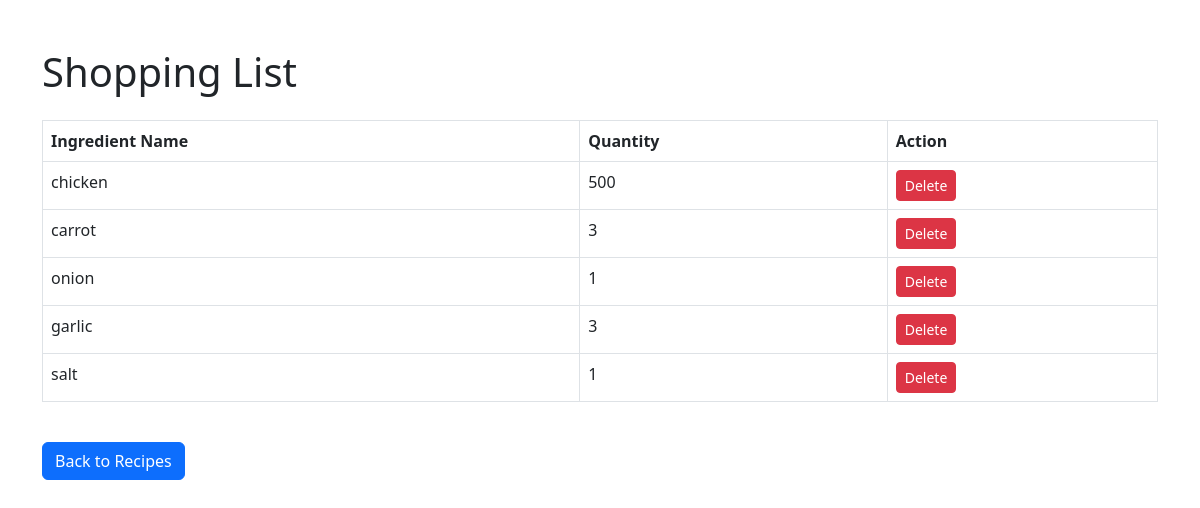
The page /shopping_list (signed in) on the database its author committed.
### tables this page shows
CREATE TABLE "shopping_list" (
    item_id INTEGER PRIMARY KEY AUTOINCREMENT,
    user_id INTEGER NOT NULL,
    ingredient_name TEXT NOT NULL,
    quantity TEXT NOT NULL
);

### app.py (the view)
@app.route("/shopping_list", methods=["GET"])
@login_required
def shopping_list():
    user_id = session.get("user_id")  # Get user_id from the session
    if not user_id:
        return redirect(url_for("login"))
    shopping_list = execute_query("""
        SELECT item_id, ingredient_name, quantity
        FROM shopping_list
        WHERE user_id = ?
    """, (user_id,))
    return render_template("shopping_list.html", shopping_list=shopping_list)

### app.py (called while the page is built)
def execute_query(query, params=(), fetch_one=False):
    conn = get_db_connection()
    conn.row_factory = sqlite3.Row  # Ensures rows act like dictionaries
    cursor = conn.cursor()
    cursor.execute(query, params)
    if fetch_one:
        rows = cursor.fetchone()  # Fetch only one row
    else:
        rows = cursor.fetchall()  # Fetch all rows
    conn.commit()
    conn.close()
    return rows

def get_db_connection():
    conn = sqlite3.connect("database.db")
    conn.row_factory = sqlite3.Row
    return conn

def login_required(f):
    @wraps(f)
    def decorated_function(*args, **kwargs):
        if "username" not in session:
            return redirect(url_for("login"))
        return f(*args, **kwargs)
    return decorated_function

### templates/shopping_list.html (shortened to what this page needs)
<!DOCTYPE html>
<html lang="en">
<head>
    <link rel="stylesheet" href="https://cdnjs.cloudflare.com/ajax/libs/bootstrap/5.3.0-alpha1/css/bootstrap.min.css">
</head>
<body>
    <div class="container">
        <h1 class="mt-5">Shopping List</h1>
        <table class="table table-bordered mt-4">
            <thead>
                <tr>
                    <th>Ingredient Name</th>
                    <th>Quantity</th>
                    <th>Action</th>
                </tr>
            </thead>
            <tbody>
                {% for item in shopping_list %}
                <tr>
                    <td>{{ item.ingredient_name }}</td>
                    <td>{{ item.quantity }}</td>
                    <td>
                        <form action="{{ url_for('delete_shopping_item', item_id=item.item_id) }}" method="POST" style="display: inline;">
                            <button type="submit" class="btn btn-danger btn-sm">Delete</button>
                        </form>
                    </td>
                </tr>
                {% else %}
                <tr>
                    <td colspan="3" class="text-center">No items in the shopping list.</td>
                </tr>
                {% endfor %}
            </tbody>
        </table>
        <a href="{{ url_for('all_recipes') }}" class="btn btn-primary mt-4">Back to Recipes</a>
    </div>
</body>
</html>

### rows shown on the page
shopping_list: ingredient_name "chicken", quantity "500"
shopping_list: ingredient_name "carrot", quantity "3"
shopping_list: ingredient_name "onion", quantity "1"
shopping_list: ingredient_name "garlic", quantity "3"
shopping_list: ingredient_name "salt", quantity "1"
